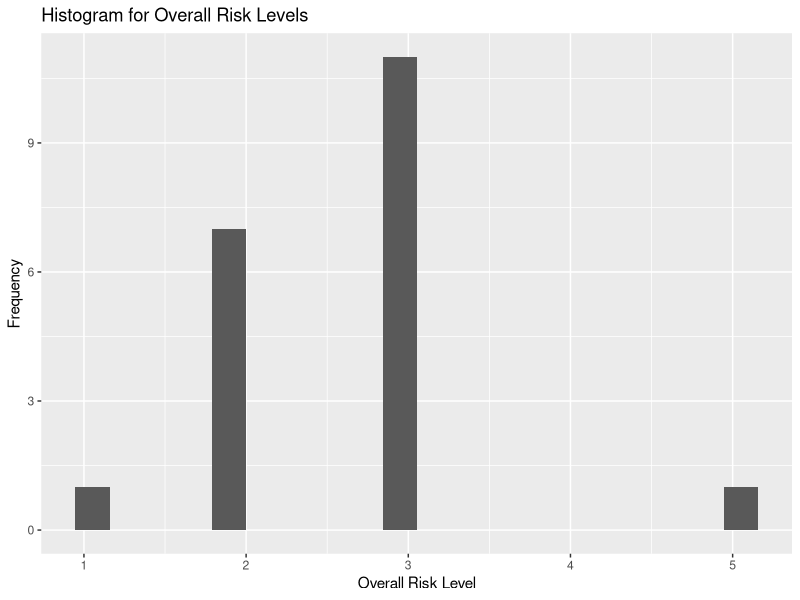
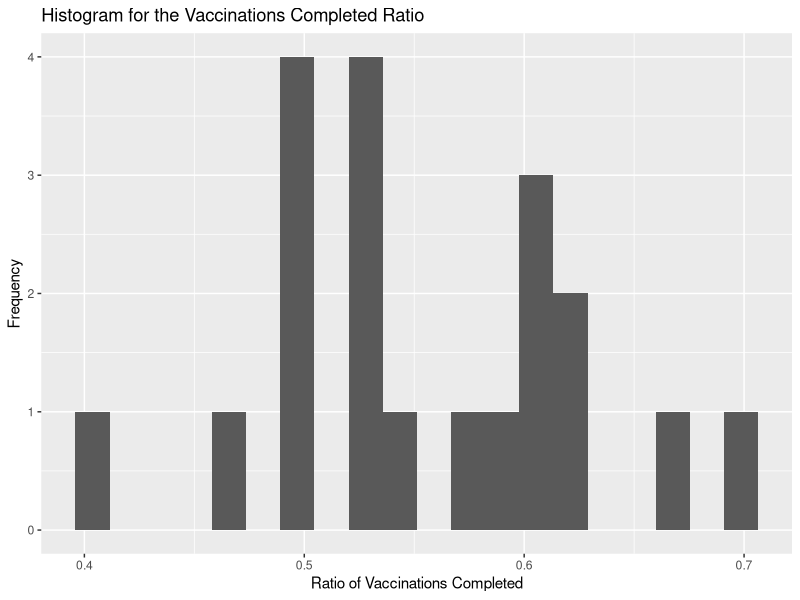
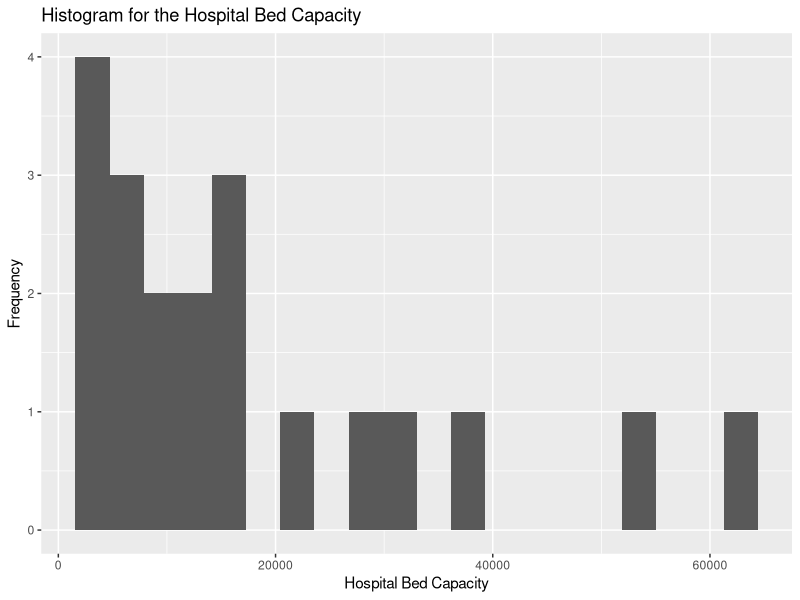
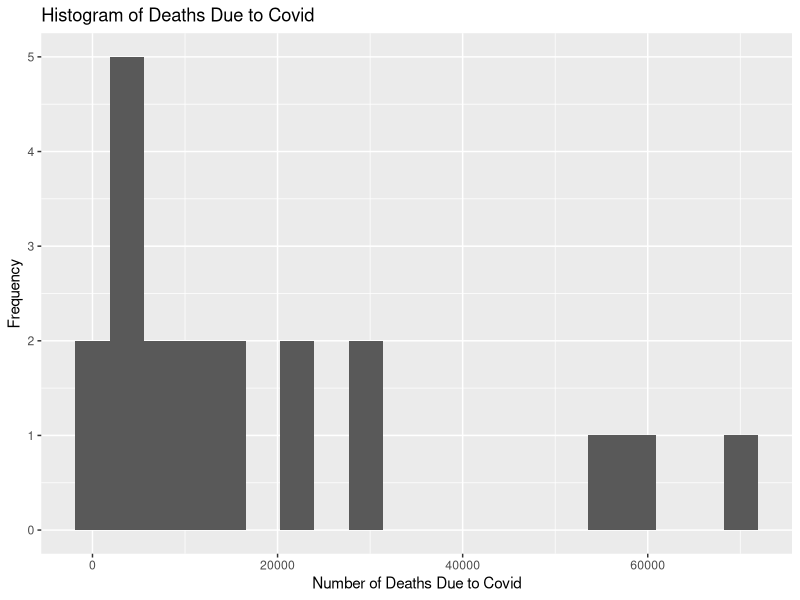
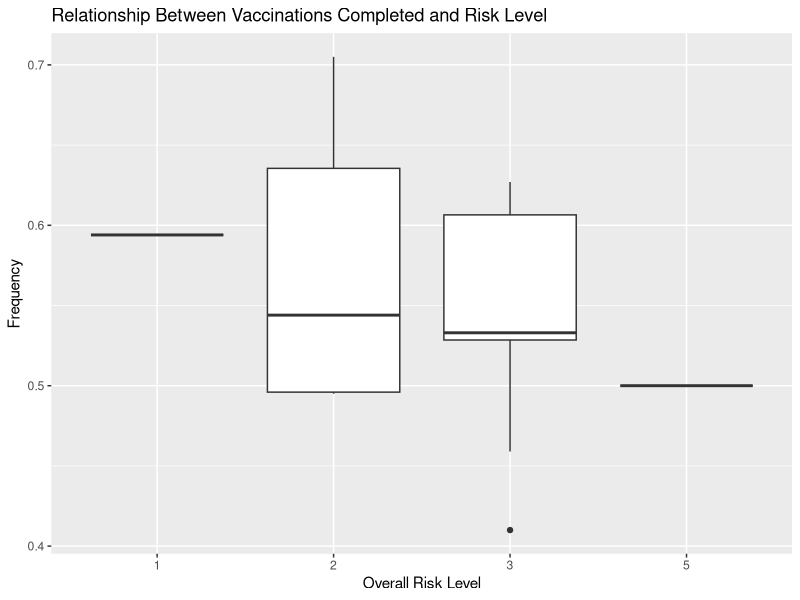
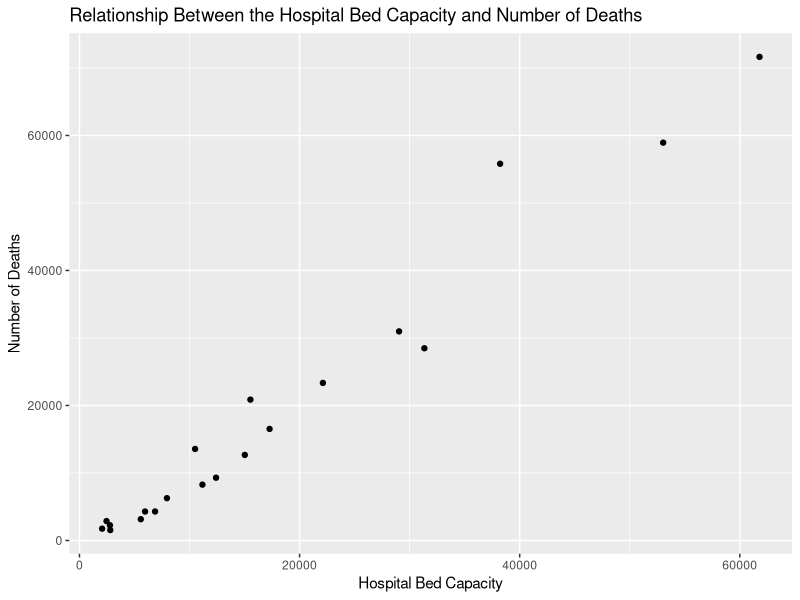

Recreate these plots in R, in order.
## ---- chunk 1
library(dplyr)
library(ggplot2)
## ---- chunk 2
covid_data <- read.csv('covid_states_data.csv') %>% 
  filter(!state %in% c("MP", "DC", "PR"))
## ---- chunk 3
set.seed(1234) 

rand_sample <- sample(1:50, 20, replace = FALSE)
## ---- chunk 4
sample_covid <- covid_data[rand_sample, ]
## ---- chunk 5
sample_covid_clean <- sample_covid %>% 
  select(-c(fips, country, county, level, lat, locationId, long, unused1, unused2, unused3, unused4, unused5, 
            unused6, unused7, unused8, url))

attach(sample_covid_clean)
## ---- chunk 6
write.csv(sample_covid_clean, 'sample_covid_data.csv')
## ---- chunk 7
sample_covid_clean %>% 
  ggplot(aes(riskLevels.overall))+
  geom_histogram(bins = 20) +
  xlab("Overall Risk Level")+
  ylab("Frequency")+
  labs(title = "Histogram for Overall Risk Levels")

sample_covid_clean %>% 
  ggplot(aes(metrics.vaccinationsCompletedRatio))+
  geom_histogram(bins = 20) +
  xlab("Ratio of Vaccinations Completed")+
  ylab("Frequency")+
  labs(title = "Histogram for the Vaccinations Completed Ratio") 

sample_covid_clean %>% 
  ggplot(aes(actuals.hospitalBeds.capacity))+
  geom_histogram(bins = 20) +
  xlab("Hospital Bed Capacity")+
  ylab("Frequency")+
  labs(title = "Histogram for the Hospital Bed Capacity")

sample_covid_clean %>% 
  ggplot(aes(actuals.deaths))+
  geom_histogram(bins = 20) +
  xlab("Number of Deaths Due to Covid")+
  ylab("Frequency")+
  labs(title = "Histogram of Deaths Due to Covid")
## ---- chunk 8
riskLevels.overall <- factor(riskLevels.overall, levels=c('1', '2', '3', '4', '5'))

sample_covid_clean %>% 
  ggplot()+ 
  geom_boxplot(aes(x = factor(riskLevels.overall), y = metrics.vaccinationsCompletedRatio))+
  xlab("Overall Risk Level")+
  ylab("Frequency")+
  labs(title = "Relationship Between Vaccinations Completed and Risk Level", 
       fill = "Level of Risk")
## ---- chunk 9
sample_covid_clean %>% 
  ggplot(aes(actuals.hospitalBeds.capacity, actuals.deaths))+
  geom_point()+
  xlab("Hospital Bed Capacity")+
  ylab("Number of Deaths")+
  labs(title = "Relationship Between the Hospital Bed Capacity and Number of Deaths")
